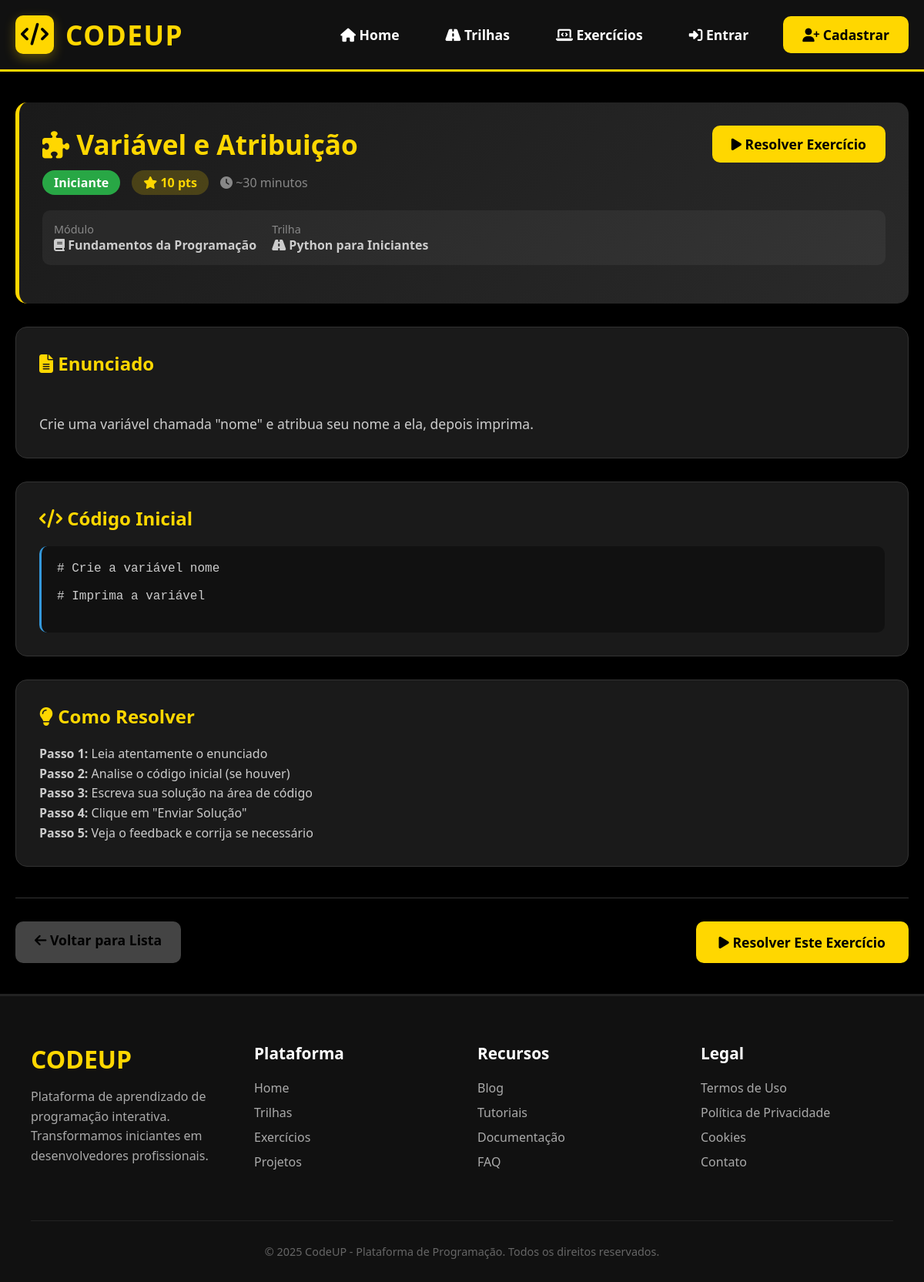
The page /exercicios/3/ on the database its author committed.
### exercicios/models.py (models this page shows, shortened)
class Exercicio(models.Model):
    modulo = models.ForeignKey('trilhas.Modulo', on_delete=models.CASCADE, related_name='exercicios')
    titulo = models.CharField(max_length=200)
    enunciado = models.TextField()
    codigo_inicial = models.TextField(blank=True)
    resposta_correta = models.TextField()
    pontos = models.IntegerField(default=10)
    dificuldade = models.CharField(max_length=20, choices=[
        ('facil', 'Fácil'),
        ('medio', 'Médio'),
        ('dificil', 'Difícil'),
    ])

### trilhas/models.py (models this page shows, shortened)
class Modulo(models.Model):
    trilha = models.ForeignKey(Trilha, on_delete=models.CASCADE, related_name='modulos')
    titulo = models.CharField(max_length=200)
    descricao = models.TextField()
    conteudo = models.TextField(blank=True)  # Conteúdo em Markdown/HTML
    video_url = models.URLField(blank=True)
    ordem = models.IntegerField(default=0)
    duracao = models.IntegerField(default=0)  # Em minutos
    concluido = models.BooleanField(default=False)
    class Meta:
        ordering = ['ordem']
        verbose_name = 'Módulo'
        verbose_name_plural = 'Módulos'

class Trilha(models.Model):
    DIFICULDADE_CHOICES = [
        ('iniciante', 'Iniciante'),
        ('intermediario', 'Intermediário'),
        ('avancado', 'Avançado'),
    ]
    titulo = models.CharField(max_length=200)
    descricao = models.TextField()
    icone = models.CharField(max_length=50, default='book')
    cor = models.CharField(max_length=7, default='#FFD700')  # Cor em hex
    dificuldade = models.CharField(max_length=20, choices=DIFICULDADE_CHOICES, default='iniciante')
    tempo_estimado = models.IntegerField(default=0)  # Em horas
    pontos_recompensa = models.IntegerField(default=100)
    ativo = models.BooleanField(default=True)
    ordem = models.IntegerField(default=0)
    data_criacao = models.DateTimeField(auto_now_add=True)
    class Meta:
        ordering = ['ordem', 'data_criacao']
        verbose_name = 'Trilha'
        verbose_name_plural = 'Trilhas'

### exercicios/views.py (the view)
# urls.py: path('<int:exercicio_id>/', views.detalhe, name='detalhe'),
def detalhe(request, exercicio_id):
    exercicio = get_object_or_404(Exercicio, id=exercicio_id)
    if TRILHA_EXISTS:
        exercicio = get_object_or_404(
            Exercicio.objects.select_related('modulo__trilha'),
            id=exercicio_id
        )
    resolvido = False
    if request.user.is_authenticated:
        resolvido = RespostaAluno.objects.filter(
            aluno=request.user,
            exercicio=exercicio,
            status='correto'
        ).exists()
    context = {
        'exercicio': exercicio,
        'resolvido': resolvido,
    }
    return render(request, 'exercicios/detalhe.html', context)

### codeup/context_processors.py (called while the page is built)
def site_info(request):
    from django.conf import settings
    return {
        'SITE_NAME': getattr(settings, 'SITE_NAME', 'CodeUP'),
        'SITE_DESCRIPTION': getattr(settings, 'SITE_DESCRIPTION', 'Plataforma de aprendizado'),
        'SITE_VERSION': getattr(settings, 'SITE_VERSION', '1.0.0'),
        'SITE_URL': getattr(settings, 'SITE_URL', 'http://localhost:8000'),
        'DEBUG': settings.DEBUG,
    }

### exercicios/templates/exercicios/detalhe.html (shortened to what this page needs)
{% extends 'base.html' %}
{% block content %}
<div class="container">
    <div style="background: linear-gradient(135deg, #1a1a1a 0%, #2a2a2a 100%); border-radius: 15px; padding: 30px; margin-bottom: 30px; border-left: 5px solid #FFD700;">
        <div style="display: flex; justify-content: space-between; align-items: start; margin-bottom: 20px;">
            <div>
                <h1 style="color: #FFD700; margin-bottom: 10px; font-size: 2.2rem;">
                    <i class="fas fa-puzzle-piece"></i> {{ exercicio.titulo }}
                </h1>
                <div style="display: flex; gap: 15px; align-items: center;">
                    <span style="background: {% if exercicio.dificuldade == 'iniciante' %}#28a745{% elif exercicio.dificuldade == 'basico' %}#ffc107{% elif exercicio.dificuldade == 'intermediario' %}#fd7e14{% elif exercicio.dificuldade == 'avancado' %}#dc3545{% else %}#6f42c1{% endif %};
                              color: {% if exercicio.dificuldade == 'basico' %}black{% else %}white{% endif %};
                              padding: 5px 15px; border-radius: 20px; font-weight: bold;">
                        {{ exercicio.dificuldade|title }}
                    </span>
                    <span style="background: rgba(255, 215, 0, 0.2); color: #FFD700; padding: 5px 15px; border-radius: 20px; font-weight: bold;">
                        <i class="fas fa-star"></i> {{ exercicio.pontos }} pts
                    </span>
                    <span style="color: #888888;">
                        <i class="fas fa-clock"></i> ~30 minutos
                    </span>
                </div>
            </div>
            <a href="{% url 'exercicios_resolver' exercicio.id %}" class="btn" style="font-size: 1.1rem;">
                <i class="fas fa-play"></i> Resolver Exercício
            </a>
        </div>
        <div style="background: rgba(255, 255, 255, 0.05); padding: 15px; border-radius: 10px; margin-bottom: 20px;">
            <div style="display: flex; gap: 20px;">
                <div>
                    <div style="color: #888888; font-size: 0.9rem;">Módulo</div>
                    <div style="color: #cccccc; font-weight: bold;">
                        <i class="fas fa-book"></i> {{ exercicio.modulo.titulo }}
                    </div>
                </div>
                <div>
                    <div style="color: #888888; font-size: 0.9rem;">Trilha</div>
                    <div style="color: #cccccc; font-weight: bold;">
                        <i class="fas fa-road"></i> {{ exercicio.modulo.trilha.titulo }}
                    </div>
                </div>
            </div>
        </div>
    </div>
    <div style="display: grid; grid-template-columns: 1fr; gap: 30px;">
        <div style="background: #1a1a1a; border-radius: 15px; padding: 30px; border: 1px solid #333333;">
            <h2 style="color: #FFD700; margin-bottom: 20px; font-size: 1.5rem;">
                <i class="fas fa-file-alt"></i> Enunciado
            </h2>
            <div style="color: #cccccc; line-height: 1.6; font-size: 1.1rem; white-space: pre-line;">
                {{ exercicio.enunciado }}
            </div>
        </div>
        {% if exercicio.codigo_inicial %}
        <div style="background: #1a1a1a; border-radius: 15px; padding: 30px; border: 1px solid #333333;">
            <h2 style="color: #FFD700; margin-bottom: 20px; font-size: 1.5rem;">
                <i class="fas fa-code"></i> Código Inicial
            </h2>
            <pre style="background: #111111; padding: 20px; border-radius: 10px; border-left: 3px solid #3498db; color: #cccccc; font-family: 'Courier New', monospace; white-space: pre-wrap; overflow-x: auto;">
{{ exercicio.codigo_inicial }}
            </pre>
        </div>
        {% endif %}
        <div style="background: #1a1a1a; border-radius: 15px; padding: 30px; border: 1px solid #333333;">
            <h2 style="color: #FFD700; margin-bottom: 20px; font-size: 1.5rem;">
                <i class="fas fa-lightbulb"></i> Como Resolver
            </h2>
            <div style="color: #cccccc; line-height: 1.6;">
                <p><strong>Passo 1:</strong> Leia atentamente o enunciado</p>
                <p><strong>Passo 2:</strong> Analise o código inicial (se houver)</p>
                <p><strong>Passo 3:</strong> Escreva sua solução na área de código</p>
                <p><strong>Passo 4:</strong> Clique em "Enviar Solução"</p>
                <p><strong>Passo 5:</strong> Veja o feedback e corrija se necessário</p>
            </div>
        </div>
    </div>
    <div style="display: flex; justify-content: space-between; margin-top: 40px; padding-top: 30px; border-top: 1px solid #333333;">
        <a href="{% url 'exercicios_lista' %}" class="btn" style="background: #444444;">
            <i class="fas fa-arrow-left"></i> Voltar para Lista
        </a>
        <a href="{% url 'exercicios_resolver' exercicio.id %}" class="btn" style="font-size: 1.1rem; padding: 15px 30px;">
            <i class="fas fa-play"></i> Resolver Este Exercício
        </a>
    </div>
</div>
{% endblock %}

### templates/base.html (style rules this page uses)
* { margin: 0; padding: 0; box-sizing: border-box; font-family: 'Segoe UI', Tahoma, Geneva, Verdana, sans-serif; }
body { background-color: #000000; color: #f0f0f0; min-height: 100vh; }
.container { max-width: 1200px; margin: 0 auto; padding: 0 20px; }
.btn { display: inline-block; padding: 12px 25px; background-color: #FFD700; color: #000000; text-decoration: none; border-radius: 10px; font-weight: bold; font-size: 1.1rem; transition: all 0.3s; border: none; cursor: pointer; }

### rows shown on the page
Exercicio: titulo "Variável e Atribuição", dificuldade "Iniciante", pontos "10", modulo.titulo "Fundamentos da Programação", modulo.trilha.titulo "Python para Iniciantes", enunciado "Crie uma variável chamada \"nome\" e atribua seu nome a ela, depois imprima.", codigo_inicial "# Crie a variável nome # Imprima a variável"
